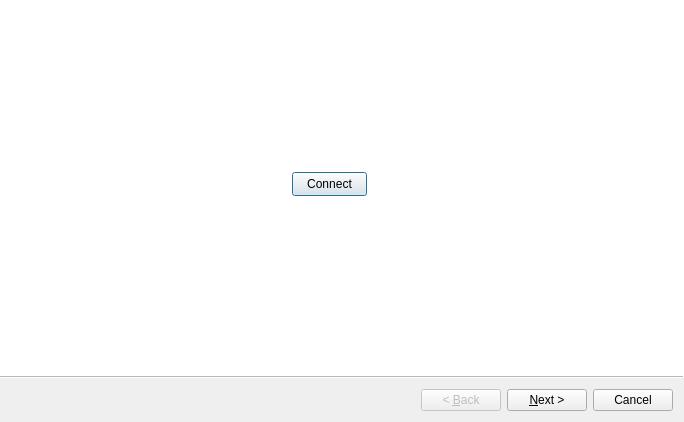
<?xml version="1.0" encoding="UTF-8"?>
<ui version="4.0">
 <class>Wizard</class>
 <widget class="QWizard" name="Wizard">
  <property name="geometry">
   <rect>
    <x>0</x>
    <y>0</y>
    <width>684</width>
    <height>422</height>
   </rect>
  </property>
  <property name="windowTitle">
   <string>Wizard</string>
  </property>
  <property name="wizardStyle">
   <enum>QWizard::WizardStyle::ModernStyle</enum>
  </property>
  <widget class="QWizardPage" name="wizardPage1_launch">
   <widget class="QPushButton" name="pushButton_launch">
    <property name="geometry">
     <rect>
      <x>290</x>
      <y>170</y>
      <width>75</width>
      <height>24</height>
     </rect>
    </property>
    <property name="text">
     <string>Connect</string>
    </property>
   </widget>
  </widget>
  <widget class="QWizardPage" name="wizardPage2_model">
   <widget class="QPushButton" name="pushButton_load">
    <property name="geometry">
     <rect>
      <x>190</x>
      <y>180</y>
      <width>75</width>
      <height>24</height>
     </rect>
    </property>
    <property name="text">
     <string>Load</string>
    </property>
    <property name="icon">
     <iconset theme="QIcon::ThemeIcon::GoDown"/>
    </property>
   </widget>
   <widget class="QLabel" name="label_project">
    <property name="geometry">
     <rect>
      <x>280</x>
      <y>140</y>
      <width>49</width>
      <height>16</height>
     </rect>
    </property>
    <property name="text">
     <string>TextLabel</string>
    </property>
   </widget>
   <widget class="QLabel" name="label_model">
    <property name="geometry">
     <rect>
      <x>280</x>
      <y>220</y>
      <width>49</width>
      <height>16</height>
     </rect>
    </property>
    <property name="text">
     <string>TextLabel</string>
    </property>
   </widget>
   <widget class="QPlainTextEdit" name="plainTextEdit_prj">
    <property name="geometry">
     <rect>
      <x>340</x>
      <y>130</y>
      <width>311</width>
      <height>51</height>
     </rect>
    </property>
    <property name="readOnly">
     <bool>true</bool>
    </property>
    <property name="plainText">
     <string>&lt;.femprj path&gt;</string>
    </property>
   </widget>
   <widget class="QPlainTextEdit" name="plainTextEdit_model">
    <property name="geometry">
     <rect>
      <x>340</x>
      <y>210</y>
      <width>311</width>
      <height>41</height>
     </rect>
    </property>
    <property name="plainText">
     <string>&lt;analysis model name&gt;</string>
    </property>
   </widget>
   <widget class="QTextEdit" name="textEdit">
    <property name="geometry">
     <rect>
      <x>110</x>
      <y>280</y>
      <width>451</width>
      <height>81</height>
     </rect>
    </property>
    <property name="readOnly">
     <bool>true</bool>
    </property>
    <property name="markdown">
     <string>.femprj ファイルを開いてください。

目的の解析モデルを開き、Load を押してください。

</string>
    </property>
    <property name="html">
     <string>&lt;!DOCTYPE HTML PUBLIC &quot;-//W3C//DTD HTML 4.0//EN&quot; &quot;http://www.w3.org/TR/REC-html40/strict.dtd&quot;&gt;
&lt;html&gt;&lt;head&gt;&lt;meta name=&quot;qrichtext&quot; content=&quot;1&quot; /&gt;&lt;meta charset=&quot;utf-8&quot; /&gt;&lt;style type=&quot;text/css&quot;&gt;
p, li { white-space: pre-wrap; }
hr { height: 1px; border-width: 0; }
li.unchecked::marker { content: &quot;\2610&quot;; }
li.checked::marker { content: &quot;\2612&quot;; }
&lt;/style&gt;&lt;/head&gt;&lt;body style=&quot; font-family:'Yu Gothic UI'; font-size:9pt; font-weight:400; font-style:normal;&quot;&gt;
&lt;p style=&quot; margin-top:6px; margin-bottom:6px; margin-left:0px; margin-right:0px; -qt-block-indent:0; text-indent:0px;&quot;&gt;.femprj ファイルを開いてください。&lt;/p&gt;
&lt;p style=&quot; margin-top:6px; margin-bottom:6px; margin-left:0px; margin-right:0px; -qt-block-indent:0; text-indent:0px;&quot;&gt;目的の解析モデルを開き、Load を押してください。&lt;/p&gt;&lt;/body&gt;&lt;/html&gt;</string>
    </property>
   </widget>
  </widget>
  <widget class="QWizardPage" name="wizardPage3_param">
   <widget class="QPushButton" name="pushButton_load_prm">
    <property name="geometry">
     <rect>
      <x>9</x>
      <y>85</y>
      <width>75</width>
      <height>24</height>
     </rect>
    </property>
    <property name="text">
     <string>Load</string>
    </property>
    <property name="icon">
     <iconset theme="QIcon::ThemeIcon::GoDown"/>
    </property>
   </widget>
   <widget class="QTableView" name="tableView_prm">
    <property name="geometry">
     <rect>
      <x>90</x>
      <y>9</y>
      <width>585</width>
      <height>291</height>
     </rect>
    </property>
   </widget>
   <widget class="QTextEdit" name="textEdit_2">
    <property name="geometry">
     <rect>
      <x>154</x>
      <y>328</y>
      <width>331</width>
      <height>41</height>
     </rect>
    </property>
    <property name="html">
     <string>&lt;!DOCTYPE HTML PUBLIC &quot;-//W3C//DTD HTML 4.0//EN&quot; &quot;http://www.w3.org/TR/REC-html40/strict.dtd&quot;&gt;
&lt;html&gt;&lt;head&gt;&lt;meta name=&quot;qrichtext&quot; content=&quot;1&quot; /&gt;&lt;meta charset=&quot;utf-8&quot; /&gt;&lt;style type=&quot;text/css&quot;&gt;
p, li { white-space: pre-wrap; }
hr { height: 1px; border-width: 0; }
li.unchecked::marker { content: &quot;\2610&quot;; }
li.checked::marker { content: &quot;\2612&quot;; }
&lt;/style&gt;&lt;/head&gt;&lt;body style=&quot; font-family:'Yu Gothic UI'; font-size:9pt; font-weight:400; font-style:normal;&quot;&gt;
&lt;p style=&quot; margin-top:0px; margin-bottom:0px; margin-left:0px; margin-right:0px; -qt-block-indent:0; text-indent:0px;&quot;&gt;最適化する変数を選んでください。&lt;/p&gt;
&lt;p style=&quot; margin-top:0px; margin-bottom:0px; margin-left:0px; margin-right:0px; -qt-block-indent:0; text-indent:0px;&quot;&gt;初期値、上限、下限を指定してください。&lt;/p&gt;&lt;/body&gt;&lt;/html&gt;</string>
    </property>
   </widget>
  </widget>
  <widget class="QWizardPage" name="wizardPage4_obj">
   <widget class="QTextEdit" name="textEdit_3">
    <property name="geometry">
     <rect>
      <x>145</x>
      <y>309</y>
      <width>421</width>
      <height>51</height>
     </rect>
    </property>
    <property name="readOnly">
     <bool>true</bool>
    </property>
    <property name="html">
     <string>&lt;!DOCTYPE HTML PUBLIC &quot;-//W3C//DTD HTML 4.0//EN&quot; &quot;http://www.w3.org/TR/REC-html40/strict.dtd&quot;&gt;
&lt;html&gt;&lt;head&gt;&lt;meta name=&quot;qrichtext&quot; content=&quot;1&quot; /&gt;&lt;meta charset=&quot;utf-8&quot; /&gt;&lt;style type=&quot;text/css&quot;&gt;
p, li { white-space: pre-wrap; }
hr { height: 1px; border-width: 0; }
li.unchecked::marker { content: &quot;\2610&quot;; }
li.checked::marker { content: &quot;\2612&quot;; }
&lt;/style&gt;&lt;/head&gt;&lt;body style=&quot; font-family:'Yu Gothic UI'; font-size:9pt; font-weight:400; font-style:normal;&quot;&gt;
&lt;p style=&quot; margin-top:0px; margin-bottom:0px; margin-left:0px; margin-right:0px; -qt-block-indent:0; text-indent:0px;&quot;&gt;最適化する目的関数を選んでください。&lt;/p&gt;
&lt;p style=&quot; margin-top:0px; margin-bottom:0px; margin-left:0px; margin-right:0px; -qt-block-indent:0; text-indent:0px;&quot;&gt;※ Femtet のパラメトリック解析ダイアログで目的関数を定義してください。&lt;/p&gt;&lt;/body&gt;&lt;/html&gt;</string>
    </property>
   </widget>
   <widget class="QTableView" name="tableView_obj">
    <property name="geometry">
     <rect>
      <x>81</x>
      <y>0</y>
      <width>585</width>
      <height>291</height>
     </rect>
    </property>
   </widget>
   <widget class="QPushButton" name="pushButton_load_obj">
    <property name="geometry">
     <rect>
      <x>0</x>
      <y>76</y>
      <width>75</width>
      <height>24</height>
     </rect>
    </property>
    <property name="text">
     <string>Load</string>
    </property>
    <property name="icon">
     <iconset theme="QIcon::ThemeIcon::GoDown"/>
    </property>
   </widget>
  </widget>
  <widget class="QWizardPage" name="wizardPage9_verify">
   <widget class="QTextEdit" name="textEdit_4">
    <property name="geometry">
     <rect>
      <x>150</x>
      <y>270</y>
      <width>421</width>
      <height>51</height>
     </rect>
    </property>
    <property name="readOnly">
     <bool>true</bool>
    </property>
    <property name="html">
     <string>&lt;!DOCTYPE HTML PUBLIC &quot;-//W3C//DTD HTML 4.0//EN&quot; &quot;http://www.w3.org/TR/REC-html40/strict.dtd&quot;&gt;
&lt;html&gt;&lt;head&gt;&lt;meta name=&quot;qrichtext&quot; content=&quot;1&quot; /&gt;&lt;meta charset=&quot;utf-8&quot; /&gt;&lt;style type=&quot;text/css&quot;&gt;
p, li { white-space: pre-wrap; }
hr { height: 1px; border-width: 0; }
li.unchecked::marker { content: &quot;\2610&quot;; }
li.checked::marker { content: &quot;\2612&quot;; }
&lt;/style&gt;&lt;/head&gt;&lt;body style=&quot; font-family:'Yu Gothic UI'; font-size:9pt; font-weight:400; font-style:normal;&quot;&gt;
&lt;p style=&quot; margin-top:0px; margin-bottom:0px; margin-left:0px; margin-right:0px; -qt-block-indent:0; text-indent:0px;&quot;&gt;よろしいですか？&lt;/p&gt;&lt;/body&gt;&lt;/html&gt;</string>
    </property>
   </widget>
  </widget>
 </widget>
 <resources/>
 <connections>
  <connection>
   <sender>pushButton_launch</sender>
   <signal>clicked()</signal>
   <receiver>Wizard</receiver>
   <slot>connect_process()</slot>
   <hints>
    <hint type="sourcelabel">
     <x>320</x>
     <y>179</y>
    </hint>
    <hint type="destinationlabel">
     <x>339</x>
     <y>-14</y>
    </hint>
   </hints>
  </connection>
  <connection>
   <sender>pushButton_load</sender>
   <signal>clicked()</signal>
   <receiver>Wizard</receiver>
   <slot>load_model()</slot>
   <hints>
    <hint type="sourcelabel">
     <x>227</x>
     <y>187</y>
    </hint>
    <hint type="destinationlabel">
     <x>190</x>
     <y>-20</y>
    </hint>
   </hints>
  </connection>
  <connection>
   <sender>pushButton_load_prm</sender>
   <signal>clicked()</signal>
   <receiver>Wizard</receiver>
   <slot>load_prm()</slot>
   <hints>
    <hint type="sourcelabel">
     <x>58</x>
     <y>94</y>
    </hint>
    <hint type="destinationlabel">
     <x>84</x>
     <y>-12</y>
    </hint>
   </hints>
  </connection>
  <connection>
   <sender>pushButton_load_obj</sender>
   <signal>clicked()</signal>
   <receiver>Wizard</receiver>
   <slot>load_obj()</slot>
   <hints>
    <hint type="sourcelabel">
     <x>50</x>
     <y>83</y>
    </hint>
    <hint type="destinationlabel">
     <x>64</x>
     <y>-1</y>
    </hint>
   </hints>
  </connection>
 </connections>
 <slots>
  <signal>process_loaded()</signal>
  <slot>connect_process()</slot>
  <slot>load_model()</slot>
  <slot>load_prm()</slot>
  <slot>load_obj()</slot>
 </slots>
</ui>
